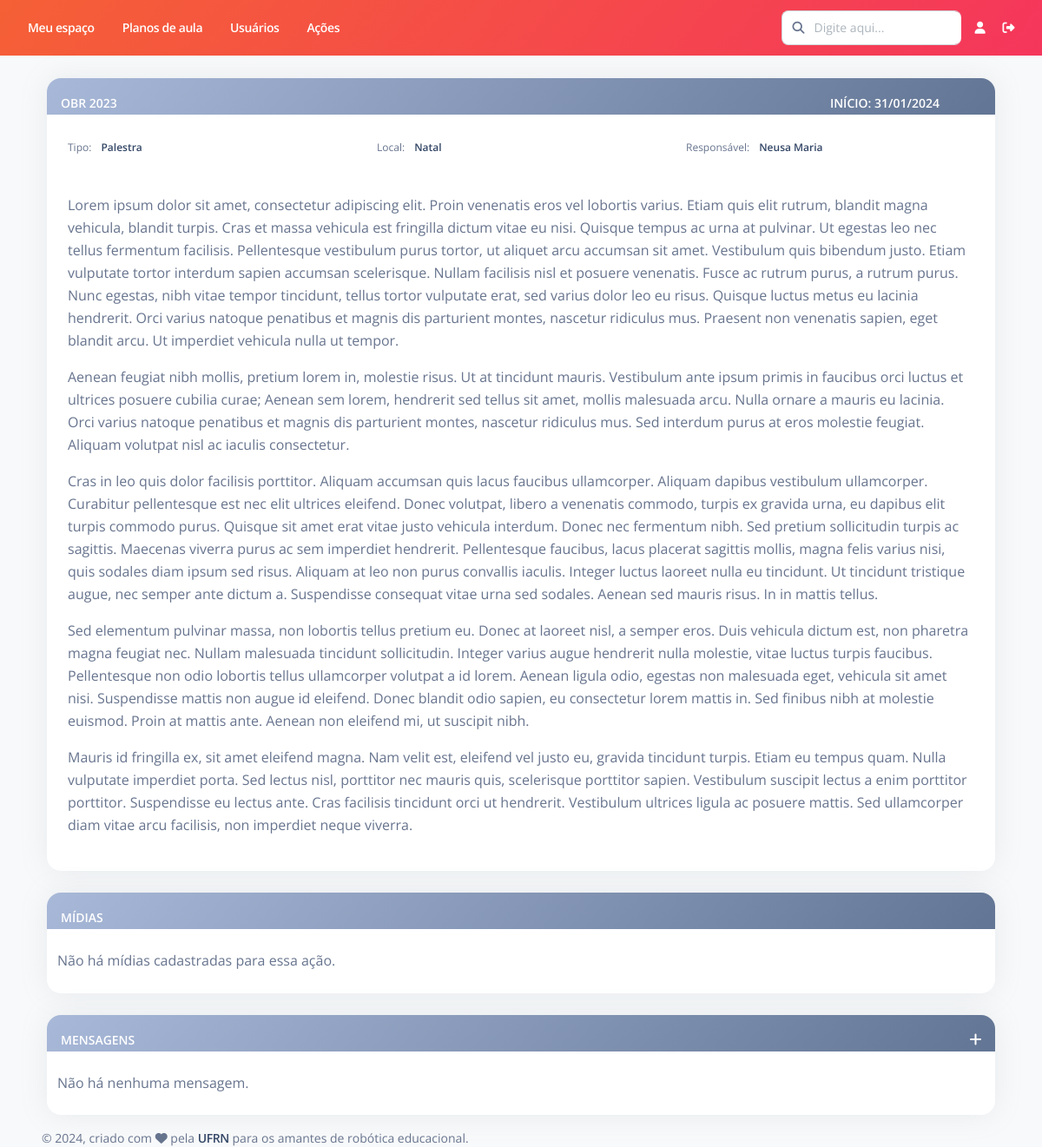
Before: /acoes/detalhes/4/ with the older database file.
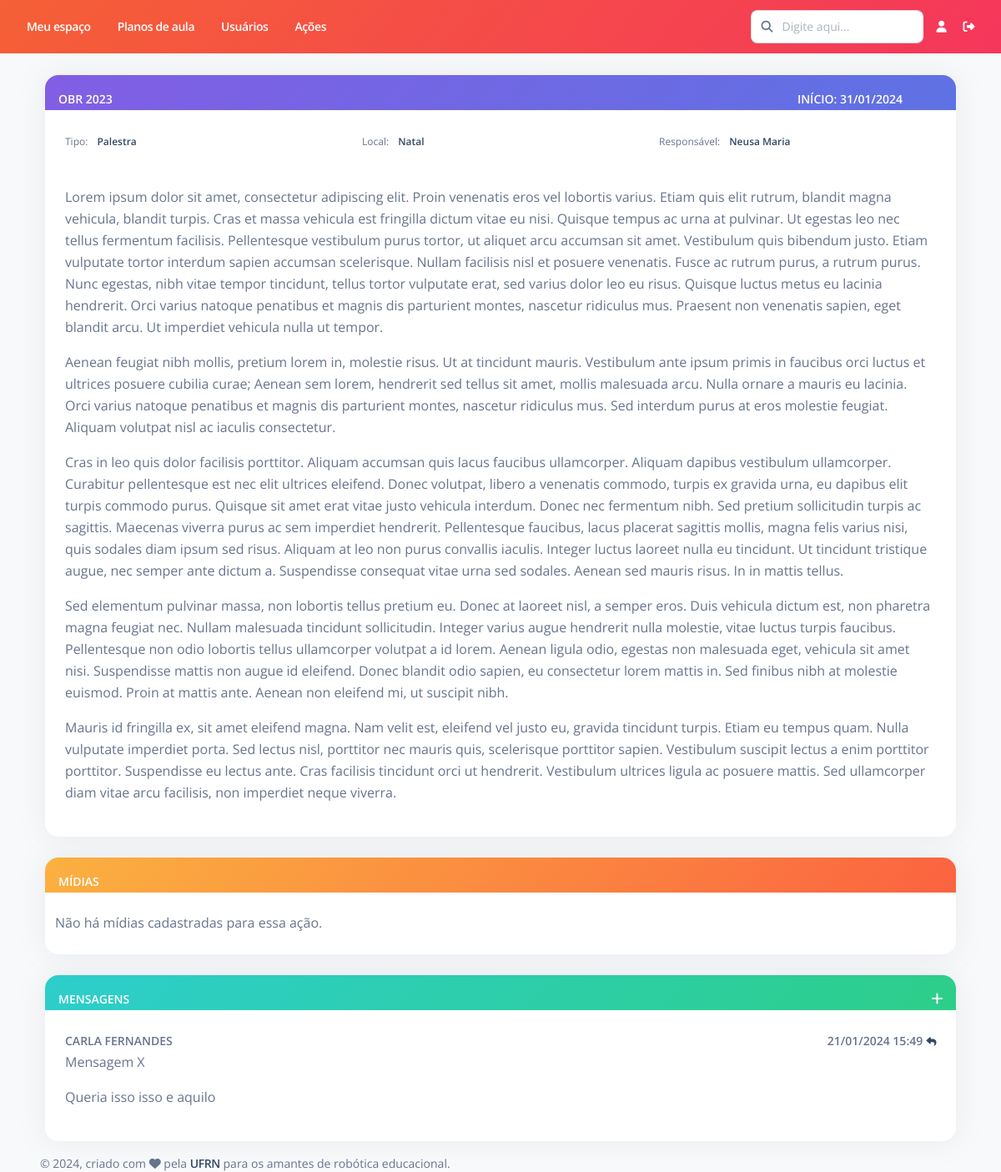
After: the same page with the newer database file.
### Acoes/models.py (models this page shows, shortened)
class MensagemAcoes(models.Model):
    texto = models.TextField(verbose_name="Texto")
    data = models.DateTimeField(verbose_name = "Data", auto_now_add=True)
    usuario = models.ForeignKey(Usuario, on_delete=models.RESTRICT,verbose_name="Usuário")
    acao = models.ForeignKey(Acoes, on_delete=models.RESTRICT,verbose_name="Ação")
    mensagem_original = models.ForeignKey('self', null=True, blank = True, related_name='replies', on_delete=models.CASCADE,verbose_name="Mensagem original")
    class Meta:
        ordering = ['acao', 'mensagem_original__pk', '-data']
        verbose_name = "Mensagem"
        verbose_name_plural = "Mensagens"

### Acoes/views.py (the view, shortened to what this page needs)
# urls.py: path('detalhes/<int:pk>/', views.DetalhesAcao.as_view(), name='detalhes'),
class DetalhesAcao(FormMixin, generic.DetailView):
    model = Acoes
    template_name = 'Acoes/detalhes.html'
    context_object_name = 'acao'
    form_class = FormNovaMensagem
    def get_context_data(self,**kwargs):
        context = super(DetalhesAcao,self).get_context_data(**kwargs)
        lista_mensagens = MensagemAcoes.objects.filter(acao__id = self.kwargs['pk'], mensagem_original = None)
        context['lista_mensagens'] = lista_mensagens
        context['form_nome_mensagem'] = FormNovaMensagem()
        return context

### Acoes/forms.py (shortened to what this page needs)
class FormNovaMensagem(ModelForm):
    class Meta:
        model = MensagemAcoes
        fields = ('texto',)

### Usuario/models.py (called while the page is built)
    def __str__(self):
        return self.first_name + " " + self.last_name

### templates/Acoes/detalhes.html (shortened to what the changed rows need)
{% extends "Base/base.html" %}
{% load static %}
{% load pagination_tags %}
{% load widget_tweaks %}
{% load crispy_forms_tags %}
{% block conteudo %}
<br>
<div class="container">
    <br>
    <br>
    <div class="card">
        {% if acao.data_fim is not None and todays_date > acao.data_fim|date:"Y-m-d" or acao.status is False %}
            <div id="card_header_mensagens" class="card-header bg-gradient-secondary pb-0 p-3">
        {% else %}
            <div id="card_header_mensagens" class="card-header bg-gradient-success pb-0 p-3">
        {% endif %}
            <span class="text-sm mb-0 text-uppercase text-white font-weight-bold">Mensagens</span>
            <div class="float-end">
            </div>
        </div>
        <div class="card-body row">
            {% for mensagem in lista_mensagens %}
                <div>
                    <span class="text-sm mb-0 text-uppercase font-weight-bold">{{mensagem.usuario}}</span>
                    <div class="float-end">
                        <span class="text-sm mb-0 text-uppercase font-weight-bold">{{mensagem.data|date:"d/m/Y H:i"}}</span>
                        {% if mensagem.mensagem_original is None %}
                            <a href="" class="text-xs" data-bs-mensagem-id="{{mensagem.pk}}" data-bs-toggle="modal" data-bs-target="#modalNovaMensagem"><i class="fa fa-reply"></i></a>
                        {% endif %}
                    </div>
                    <br>
                    <span class="text-xs">{{mensagem.texto|linebreaks}}</span>
                </div>
            {% empty %}
                Não há nenhuma mensagem.
            {% endfor %}
        </div>
    </div>
</div>
{% endblock %}

Changed rows visible on the page:
changed Acoes "Palestra": status False → True (drawn)
added MensagemAcoes: usuario "CARLA FERNANDES", data "21/01/2024 15:49", texto "Mensagem X Queria isso isso e aquilo"
Other visible differences:
text no longer shown: "Não há nenhuma mensagem."
